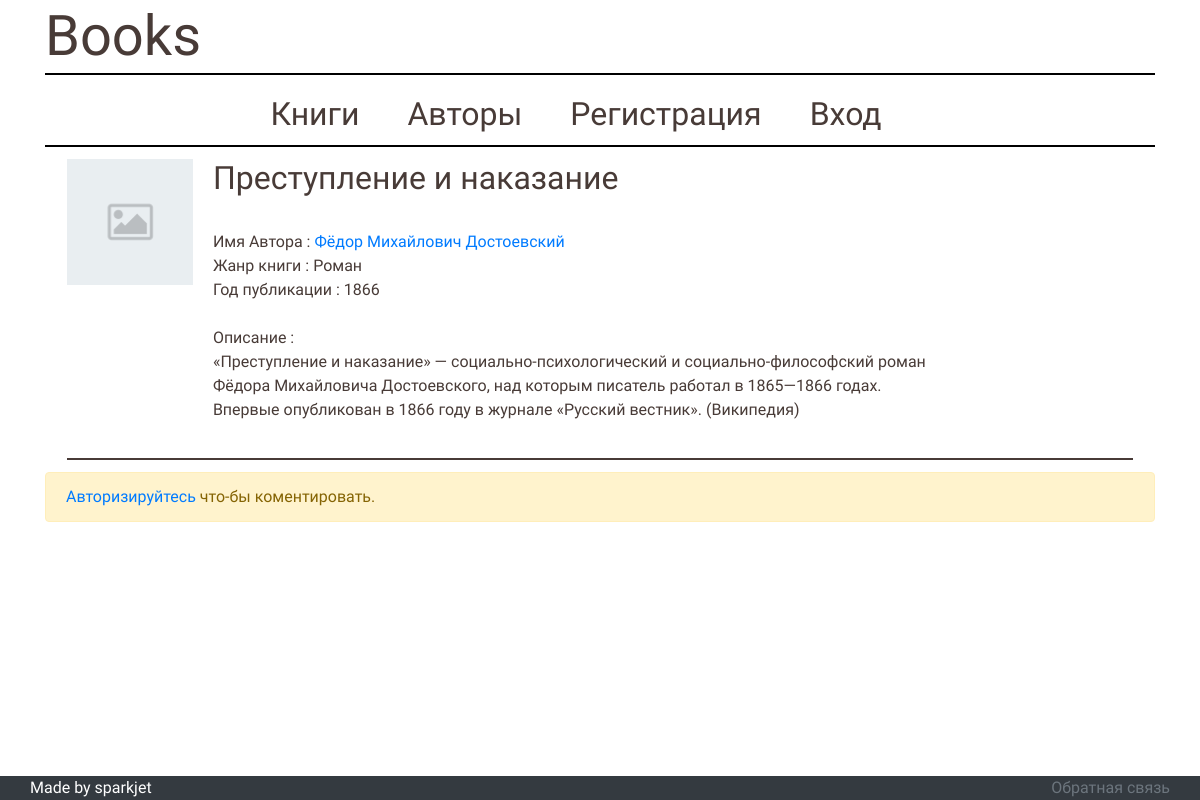
Page /books/3 on the committed database.
### bookapp/models.py (models this page shows, shortened)
class Book(models.Model):
	book_autor = models.ForeignKey(Autor, on_delete=models.SET_NULL, null=True)
	book_autor_info = models.CharField(max_length=303)
	book_name = models.CharField(max_length=2**10)
	book_genre = models.CharField(max_length=32)
	book_picture = models.ImageField(upload_to='bookapp/static/bookapp/pictures', default='bookapp/static/bookapp/pictures/undefiend.png')
	book_year = models.PositiveSmallIntegerField(
			validators=[
				MaxValueValidator(
					datetime.now().year,
					'Год должен быть не больше чем тукущий'
				)
			]
		)
	book_description = models.TextField()
	def get_static_url(self):
		return self.book_picture.url[7:]

class Autor(models.Model):
	author_full_name = models.CharField(max_length=303, default=None)
	date_birth = models.DateField('birth date')
	death_date = models.DateField('death date')
	birth_place = models.CharField(max_length=90, default=None)
	author_picture = models.ImageField(upload_to='bookapp/static/bookapp/pictures', default='bookapp/static/bookapp/pictures/undefiend.png')
	def __str__(self):
		return self.author_full_name

### bookapp/views.py (the view)
# urls.py: path('books/<int:pk>', views.ParticularBook.as_view(), name='particular_book'),
class ParticularBook(DetailView):
	template_name = 'bookapp/book_info.html'
	context_object_name = 'book'
	def get_context_data(self, **kwargs):
		context = super().get_context_data(**kwargs)
		context['book_author'] = Autor.objects.get(author_full_name=self.get_object().book_autor)
		return context
	def get_object(self):
		return get_object_or_404(Book, pk=self.kwargs.get('pk'))

### bookapp/templates/bookapp/book_info.html
{% extends "bookapp/primary_pattern.html" %}
{% load static %}
{% block page_config %}
	<link rel="stylesheet" type="text/css" href="{% static 'bookapp/styles_for_book.css' %}">
{% endblock page_config %}
{% block content %}
	<div class="book">
		<div class="image-wrapper">
			<img src="{{ book.get_static_url }}" class="book-picture">
		</div>
		<div>
		<h1 class="book-title">{{ book.book_name }}</h1><br>
		{% if book.book_autor %}
				<span class="book-attribute">Имя Автора : <a href="{% url 'bookapp:particular_author' book_author.pk %}">
					{{ book.book_autor }}
				</a></span><br>
		{% else %}
			<span class="book-attribute">Имя Автора : {{ book.book_autor_info }}</span><br>
		{% endif %}
		<span class="book-attribute">Жанр книги : {{ book.book_genre }}</span><br>
		<span class="book-attribute">Год публикации : {{ book.book_year }}</span><br><br>
		<span>Описание :</span><br>
		<p class="book-description">{{ book.book_description }}</p>
		</div>
	</div>
	{% block comments %}
		{% if user.is_authenticated %}
			<form method="POST" action='bookapp:particular_book'>
				<textarea></textarea>
				<input type="submit" value="Send">
			</form>
		{% else %}
			<p class="alert alert-warning">
				<a href="{% url 'authapp:login' %}">Авторизируйтесь</a> что-бы коментировать.
			</p>
		{% endif %}
	{% endblock comments %}
{% endblock content %}

### bookapp/static/bookapp/styles.css (style rules this page uses)
* { margin: 0; padding: 0; }
body { font-family: 'Roboto Condensed', sans-serif !important; }
a { text-decoration: none !important; }

### bookapp/static/bookapp/styles_for_book.css (style rules this page uses)
.book { color: #483B37; margin: 12px 2%; display: flex; padding-bottom: 20px; border-bottom: 2px solid #483B37; }
.book-title { font-size: 2em; }
.book-description { width:80%; }
.book-picture { width:100%; object-fit:cover; }
.image-wrapper { width:270px; margin-right: 20px; }

### rows in the picture
Book: get_static_url (picture), book_name "Преступление и наказание", book_autor "Фёдор Михайлович Достоевский", book_genre "Роман", book_year "1866", book_description "«Преступление и наказание» — социально-психологический и социально-философский роман Фёдора Михайловича Достоевского, над которым писатель работал в 1865—1866 годах. Впервые опубликован в 1866 году в журнале «Русский вестник». (Википедия)"
